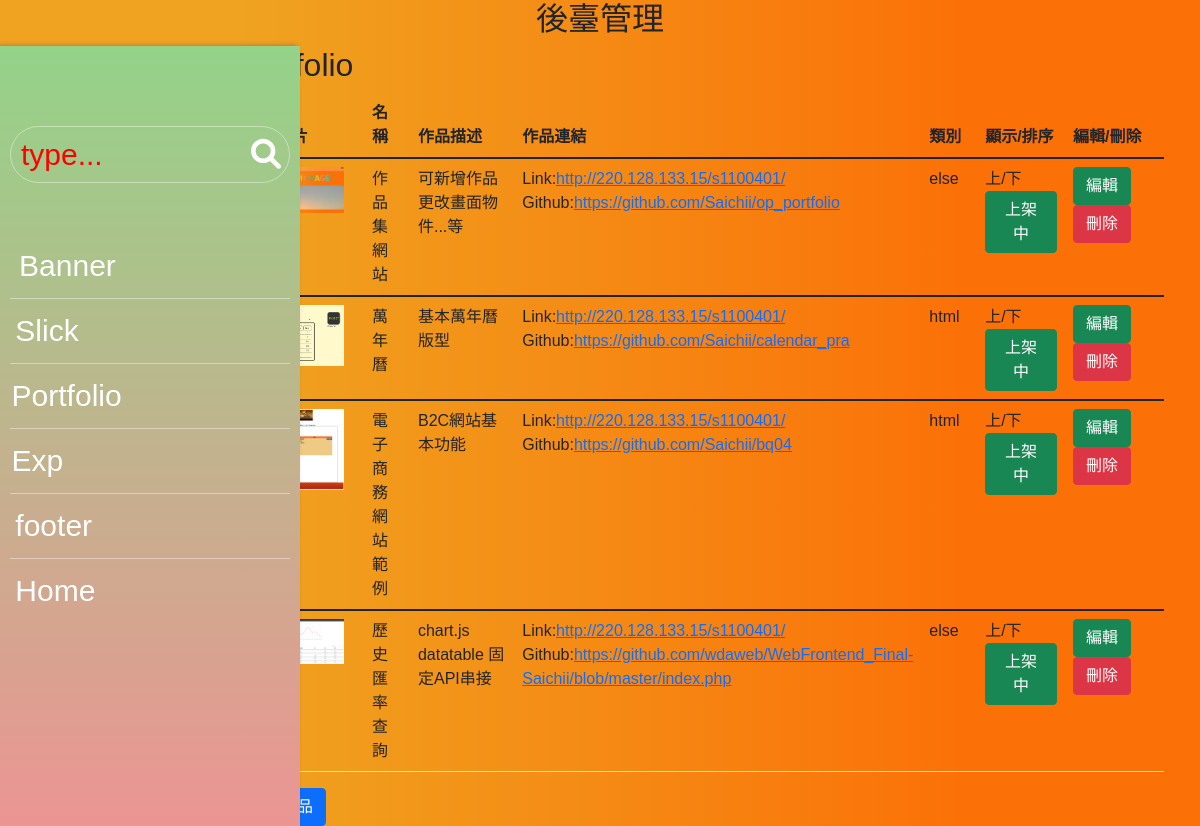
The page /back.php?do=b_portfolio on the database its author committed.
### tables this page shows
CREATE TABLE `portfolio` (
  `id` int(5) UNSIGNED NOT NULL,
  `name` text NOT NULL COMMENT '作品名稱',
  `img` text NOT NULL COMMENT '檔案名稱',
  `text` text NOT NULL COMMENT '作品敘述',
  `link` text NOT NULL COMMENT '作品連結',
  `github` text NOT NULL COMMENT 'github連結',
  `class` text NOT NULL COMMENT '作品分類',
  `rank` int(10) NOT NULL COMMENT '顯示排序',
  `sh` int(1) NOT NULL COMMENT '顯示'
);

### base.php (called while the page is built, shortened)
<?php
class DB
{
    protected $dsn = "mysql:host=localhost;charset=utf8;dbname=por",
        $table,
        $pdo;
    function __construct($table)
    {
        $this->table = $table;
        $this->pdo = new PDO($this->dsn, $this->user = 'root', $this->pw = '');
    }
    function all(...$arg)
    {
        $sql = "SELECT * FROM $this->table ";
        switch (count($arg)) {
            case 1:
                if (is_array($arg[0])) {
                    foreach ($arg[0] as $k => $v) {
                        $tmp[] = "`$k`='$v'";
                    }
                    $sql .= " WHERE " . implode(" AND ", $tmp);
                } else {
                    $sql .= $arg[0];
                }
                break;
        }
        return $this->pdo->query($sql)->fetchAll(PDO::FETCH_ASSOC);
    }
}
$Portfolio = new DB('portfolio');

### back/b_portfolio.php (the view, shortened to what this page needs)
<div class="container">
    <h2 class="title">Portfolio</h2>
    <form action="api/U.php" method="post" enctype="multipart/form-data">
        <table class="table">
            <thead>
                <tr>
                    <th class="col-2">作品圖片</th>
                    <th class="col-1">名稱</th>
                    <th class="col-2">作品描述</th>
                    <th class="col-2">作品連結</th>
                    <th class="col-1">類別</th>
                    <th class="col-2">顯示/排序</th>
                    <th class="col-2">編輯/刪除</th>
                </tr>
            </thead>
            <?php
            $rows = $Portfolio->all(" ORDER BY `rank` DESC");
            foreach ($rows as $key => $row) {
            ?>
                <tbody>
                    <tr>
                        <td>
                            <img src="./img/por/<?= $row['img']; ?>">
                        </td>
                        <td>
                            <?= $row['name']; ?>
                        </td>
                        <td>
                            <?= $row['text']; ?>
                        </td>
                        <td>
                            Link:<a href=""><?= $row['link']; ?></a>
                            Github:<a href=""><?= $row['github']; ?></a>
                        </td>
                        <td>
                            <?= $row['class']; ?>
                        </td>
                        <td>
                            上/下
                            <button class="btn btn-success">
                                <?= ($row['sh'] == 1) ? "上架中" : "隱藏中"; ?>
                            </button>
                        </td>
                        <td>
                            <input type="button" class="btn btn-success U_por" data-bs-toggle="modal" data-bs-target="#m_U_por" data-id="<?= $row['id']; ?>" value="編輯">
                            <input type="button" class="btn btn-danger" onclick="del('portfolio','<?= $row['id']; ?>')" value="刪除">
                        </td>
                    </tr>
                </tbody>
            <?php
            }
            ?>
        </table>
        <button type="button" class="btn btn-primary" data-bs-toggle="modal" data-bs-target="#m_portfolio">
            新增作品
        </button>
    </form>
</div>

### back.php (shortened to what this page needs)
<?php
include_once "base.php";
?>
<!DOCTYPE html>
<html lang="en">
<head>
    <link rel="stylesheet" href="https://cdnjs.cloudflare.com/ajax/libs/font-awesome/6.0.0-beta3/css/all.min.css" />
    <link href="https://cdn.jsdelivr.net/npm/bootstrap@5.1.3/dist/css/bootstrap.min.css" rel="stylesheet">
    <link rel="stylesheet" href="css/back_side_menu.css">
    <link rel="stylesheet" href="css/home.css">
</head>
<body>
    <h2 class="text-center">後臺管理</h2>
    <div class="container-fluid">
        <div class="row">
            <div class="col-2">
                <?php
                include "back/b_sidemenu.php";
                ?>
            </div>
            <div class="col-10">
                <?php
                $do = $_GET['do'] ?? "b_banner";
                $file = "back/" . $do . ".php";
                if (file_exists($file)) {
                    include $file;
                } else {
                    include "back/b_banner.php";
                }
                ?>
            </div>
        </div>
    </div>
</body>
</html>

### back/b_sidemenu.php (shortened to what this page needs)
<div class="side-menu-group">
        <div class="side-menu">
            <form>
                <input type="search" name="" id="" placeholder="type...">
                <button>
                    <i class="fa-solid fa-magnifying-glass"></i>
                </button>
            </form>
            <nav>
                <a href="?do=b_banner">
                    Banner
                </a>
                <a href="?do=b_slick">
                    Slick
                </a>
                <a href="?do=b_portfolio">
                    Portfolio
                </a>
                <a href="?do=b_exp">
                    Exp
                </a>
                <a href="?do=b_footer">
                    footer
                </a>
                <a href="index.php">
                    Home
                </a>
            </nav>
        </div>
    </div>

### css/back_side_menu.css (style rules this page uses)
.side-menu-group { height: 100vh; position:fixed; z-index: 90; left: 0; }
.side-menu { width: 300px; height: 100%; font-size: 30px; background-image: linear-gradient(0deg, rgb(238, 147, 147), rgb(148, 211, 136)); display: flex; flex-direction: column; padding: 80px 0; box-sizing: border-box; box-shadow: -3px 0px 5px hsla(240, 50%, 30%, .4); }
.side-menu form { display: flex; margin: 0 10px 50px; border-radius: 100px; border: 1px solid rgb(255, 255, 255,.4); }
.side-menu form input, .side-menu form button { border: none; padding: 5px 10px; background-color: transparent; color: #fff; }
.side-menu form input { width: 230px; }
.side-menu form button { width: 50px; }
::placeholder { color: red; opacity: 1; }
nav a { display: block; padding: 10px; color: #fff; text-decoration: none; position: relative; }
nav a+a::before { content: ""; position: absolute; border-top: 1px solid rgb(255, 255, 255,.4); left: 10px; right: 10px; top: 0; }

### css/home.css (style rules this page uses)
* { box-sizing: border-box; margin: 0; padding: 0; list-style: none; font-family: 'Noto Sans TC', sans-serif; }
body { background: linear-gradient(90deg, #efa320 20%, #fb7108 80%); }

### back/b_portfolio.php (style rules this page uses)
img { max-width: 100px; }

### rows shown on the page
portfolio: img (picture), name "作品集網站", text "可新增作品更改畫面物件...等", link "http://220.128.133.15/s1100401/", github "https://github.com/Saichii/op_portfolio", class "else", sh "上架中"
portfolio: img (picture), name "萬年曆", text "基本萬年曆版型", link "http://220.128.133.15/s1100401/", github "https://github.com/Saichii/calendar_pra", class "html", sh "上架中"
portfolio: img (picture), name "電子商務網站範例", text "B2C網站基本功能", link "http://220.128.133.15/s1100401/", github "https://github.com/Saichii/bq04", class "html", sh "上架中"
portfolio: img (picture), name "歷史匯率查詢", text "chart.js datatable 固定API串接", link "http://220.128.133.15/s1100401/", github "https://github.com/wdaweb/WebFrontend_Final-Saichii/blob/master/index.php", class "else", sh "上架中"
